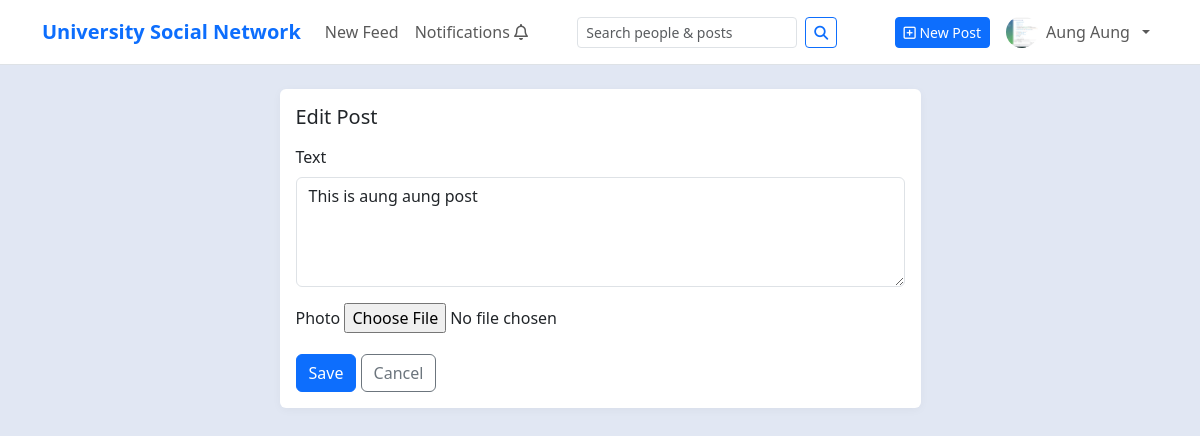
Before: /posts/6/edit/ (signed in) with the older database file.
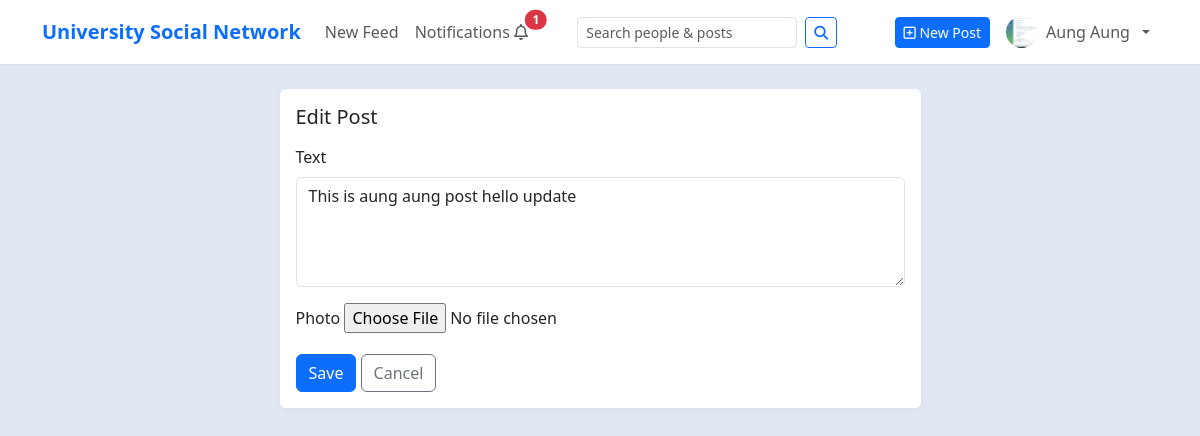
After: the same page with the newer database file.
### myapp/models.py (models this page shows, shortened)
class Post(models.Model):
    author = models.ForeignKey(settings.AUTH_USER_MODEL, on_delete=models.CASCADE, related_name="posts")
    text = models.TextField(blank=True)
    photo = models.ImageField(upload_to='post', blank=True, null=True)
    is_edited = models.BooleanField(default=False)
    created_at = models.DateTimeField(default=timezone.now, db_index=True)
    updated_at = models.DateTimeField(auto_now=True)
    comments_count = models.PositiveIntegerField(default=0)
    likes_count = models.PositiveIntegerField(default=0)
    saves_count = models.PositiveIntegerField(default=0)
    class Meta:
        indexes = [
            models.Index(fields=["-created_at"]),
            models.Index(fields=["author", "-created_at"]),
        ]

### myapp/views.py (the view)
# urls.py: path("posts/<int:pk>/edit/", views.post_edit, name="post-edit"),
@login_required
@require_http_methods(["GET", "POST"])
def post_edit(request, pk):
    post = get_object_or_404(Post, pk=pk)
    if post.author_id != request.user.id:
        return HttpResponseForbidden("You can edit only your post.")
    if request.method == "POST":
        form = PostForm(request.POST, request.FILES, instance=post)
        if form.is_valid():
            form.save()
            messages.success(request, "Post updated.")
            return redirect("social:post-detail", pk=post.id)
    else:
        form = PostForm(instance=post)
    return render(request, "social/post_form.html", {"form": form, "object": post})

### myapp/forms.py (shortened to what this page needs)
class PostForm(forms.ModelForm):
    class Meta:
        model = Post
        fields = ["text", "photo"]

### myapp/context_processors.py (called while the page is built)
def unread_notifications_count(request):
    if request.user.is_authenticated:
        c = Notification.objects.filter(recipient=request.user, is_read=False).count()
    else:
        c = 0
    return {'unread_count': c}

### templates/social/post_form.html (shortened to what this page needs)
{% extends "social/base.html" %}
{% block content %}
<div class="row">
  <div class="col-md-7 mx-auto">
    <div class="card">
      <div class="card-body">
        <h5 class="mb-3">{% if object %}Edit Post{% else %}Create Post{% endif %}</h5>
        <form method="post" enctype="multipart/form-data">
          <div class="mb-3">
            <label class="form-label">Text</label>
            <textarea name="text" class="form-control" rows="4">{{ form.text.value|default_if_none:'' }}</textarea>
          </div>
          <div class="mb-3">
            <label class="form-label">Photo</label>
            {{ form.photo }}
          </div>
          <button class="btn btn-primary">Save</button>
          <a class="btn btn-outline-secondary" href="{% url 'social:feed' %}">Cancel</a>
        </form>
      </div>
    </div>
  </div>
</div>
{% endblock %}

### templates/social/nav_bar.html (shortened to what this page needs)
{% load static %}
<nav class="navbar navbar-expand-lg navbar-light bg-white border-bottom sticky-top">
  <div class="container">
    <a class="navbar-brand fw-bold text-primary" href="{% url 'social:feed' %}">
      University Social Network
    </a>
    <div id="nav" class="collapse navbar-collapse">
      <ul class="navbar-nav me-auto">
        <li class="nav-item">
          <a class="nav-link" href="{% url 'social:feed' %}">New Feed</a>
        </li>
        <li class="nav-item">
          <a class="nav-link position-relative" href="{% url 'social:notifications' %}">
            Notifications <i class="fa-regular fa-bell"></i>
            <span id="notif-badge"
                  class="position-absolute start-100 translate-middle badge rounded-pill text-bg-danger {% if not unread_count %}d-none{% endif %}">
              {% if unread_count and unread_count > 0 %}{{ unread_count }}{% endif %}
            </span>
          </a>
        </li>
      </ul>
      <form class="d-flex me-3 my-2 my-lg-0" role="search" action="{% url 'social:search' %}" method="get">
        <input class="form-control form-control-sm me-2"
               type="search"
               name="q"
               placeholder="Search people & posts"
               value="{{ request.GET.q|default:'' }}"
               aria-label="Search">
        <button class="btn btn-sm btn-outline-primary" type="submit">
          <i class="fa-solid fa-magnifying-glass"></i>
        </button>
      </form>
      <ul class="navbar-nav ms-auto align-items-center">
        {% if request.user.is_authenticated %}
          <li class="nav-item me-2 d-none d-lg-block">
            <a class="btn btn-sm btn-primary" href="{% url 'social:post-create' %}">
              <i class="fa-regular fa-square-plus"></i> New Post
            </a>
          </li>
          <li class="nav-item dropdown">
            <a class="nav-link dropdown-toggle d-flex align-items-center gap-2" href="#" role="button"
               data-bs-toggle="dropdown" aria-expanded="false">
              {% if request.user.profile.photo %}
                <img src="{{ request.user.profile.photo.url }}"
                     alt="Avatar"
                     style="width:32px;height:32px;border-radius:50%;object-fit:cover;">
              {% else %}
                <span class="d-inline-flex align-items-center justify-content-center rounded-circle bg-secondary text-white"
                      style="width:32px;height:32px;font-size:14px;">
                  <i class="fa-solid fa-user"></i>
                </span>
              {% endif %}
              <span class="d-none d-sm-inline">
                {% firstof request.user.profile.full_name request.user.email %}
              </span>
            </a>
          </li>
        {% endif %}
      </ul>
    </div>
  </div>
</nav>

Changed rows visible on the page:
changed Post: text "This is aung aung post" → "This is aung aung post hello update"
Other visible differences:
{{ unread_count }}: (not shown) → "1"
